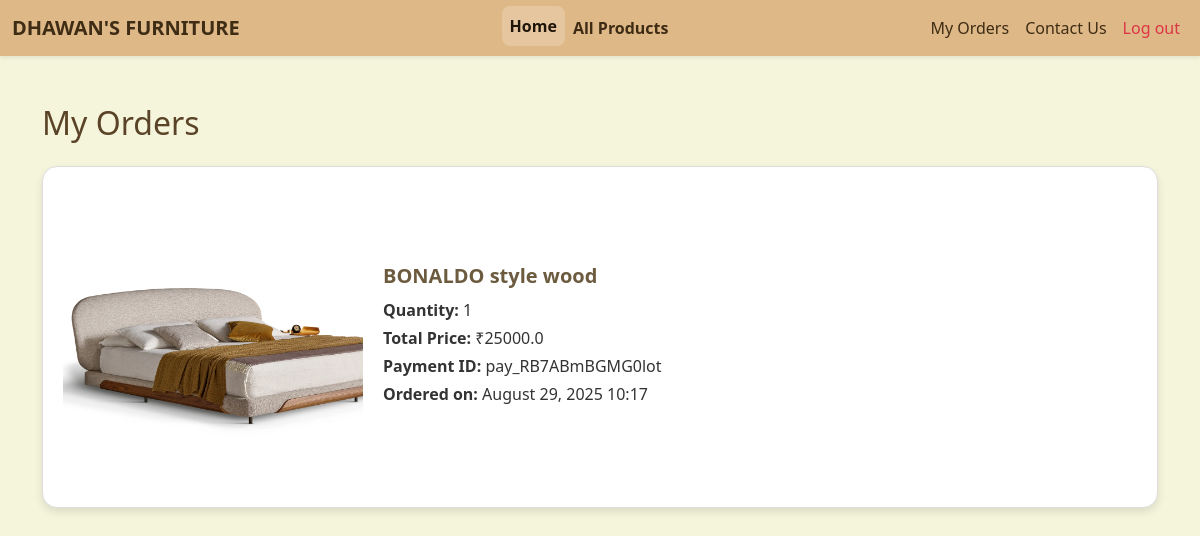
The app's page /myorder/ (signed in), older data.
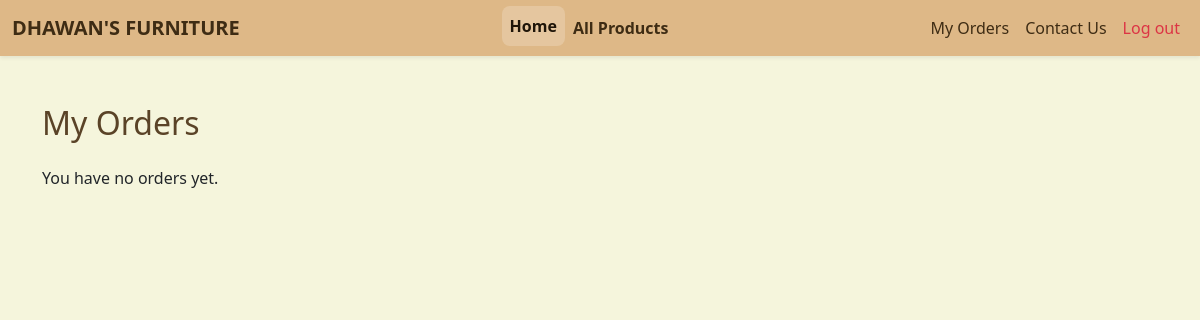
The same page, newer data.
### myApp/models.py (models this page shows, shortened)
class cart(models.Model):
    user=models.ForeignKey(userregister, on_delete=models.CASCADE)
    product=models.ForeignKey(Product, on_delete=models.CASCADE)
    quantity= models.PositiveIntegerField(default=1)
    added_at= models.DateTimeField(auto_now_add=True)
    payment_id=models.CharField(max_length=100,null=True,blank=True)
    def total_price(self):
        return float(self.product.price) * self.quantity

class Product(models.Model):
    name=models.CharField(max_length=100)
    category=models.ForeignKey(category,on_delete=models.CASCADE)
    price=models.DecimalField(max_digits=10,decimal_places=2)
    quantity=models.PositiveBigIntegerField()
    company=models.CharField(max_length=100)
    Image=models.ImageField()

### myApp/views.py (the view)
# urls.py: path('myorder/', views.my_orders, name='my_orders'),
def my_orders(request):
    user_id = userregister.objects.get(email=request.session['email'])
    if not user_id:
        return redirect('login')
    orders = cart.objects.filter(user=user_id, payment_id__isnull=False)
    context = {
        'orders': orders
    }
    return render(request, 'myorder.html', context)

### templates/myorder.html (shortened to what this page needs)
{% include 'navbar.html' %}
<!DOCTYPE html>
<html>
<head>
    <link href="https://cdn.jsdelivr.net/npm/bootstrap@5.3.0/dist/css/bootstrap.min.css" rel="stylesheet" />
</head>
<body>
<div class="container mt-5">
    <h2 class="mb-4" style="color: #5a4327;">My Orders</h2>
    {% if orders %}
        {% for order in orders %}
            <div class="order-card d-flex align-items-center">
                <img src="{{ order.product.Image.url }}" alt="Product Image" class="order-image" />
                <div class="order-details">
                    <h5>{{ order.product.name }}</h5>
                    <p><strong>Quantity:</strong> {{ order.quantity }}</p>
                    <p><strong>Total Price:</strong> ₹{{ order.total_price }}</p>
                    <p><strong>Payment ID:</strong> {{ order.payment_id }}</p>
                    <p><strong>Ordered on:</strong> {{ order.added_at|date:"F d, Y H:i" }}</p>
                </div>
            </div>
        {% endfor %}
    {% else %}
        <p>You have no orders yet.</p>
    {% endif %}
</div>
</body>
</html>

### templates/navbar.html (shortened to what this page needs)
<!doctype html>
<html lang="en">
  <head>
    <link href="https://cdn.jsdelivr.net/npm/bootstrap@5.3.7/dist/css/bootstrap.min.css" rel="stylesheet">
  </head>
  <body>
    <nav class="navbar navbar-expand-lg navbar-custom shadow-sm">
      <div class="container-fluid">
        <a class="navbar-brand" href="#"><b>DHAWAN'S FURNITURE</b></a>
        <div class="collapse navbar-collapse" id="navbarSupportedContent">
          <ul class="navbar-nav me-auto ms-auto mb-2 mb-lg-0">
            <li class="nav-item">
              <a class="nav-link active" aria-current="page" href="home_page"><B>Home</B></a>
            </li>
            <li class="nav-item">
              <a class="nav-link" href="{% url 'Allproducts' %}"><b>All Products</b></a>
            </li>
          </ul>
          <ul class="navbar-nav mb-2 mb-lg-0">
            <li class="nav-item">
              <a class="nav-link" href="myorder">My Orders</a>
            </li>
            <li class="nav-item">
              <a class="nav-link" href="contact_us">Contact Us</a>
            </li>
            <li class="nav-item">
              <a class="nav-link text-danger" href="{% url 'login' %}">Log out</a>
            </li>
          </ul>
        </div>
      </div>
    </nav>
  </body>
</html>

### templates/navbar.html (style rules this page uses)
body { margin: 0; font-family: 'Segoe UI', Tahoma, Geneva, Verdana, sans-serif; background-color: #f5f5dc; }
.navbar-custom { background-color: #deb887; }
.navbar-brand { font-weight: 800; font-size: 1.8rem; color: #3e2c14 !important; }
.nav-link { color: #3e2c14 !important; font-weight: bold; padding: 0.6rem 1rem; transition: 0.3s ease; border-radius: 0.5rem; }
.nav-link:hover, .nav-link.active { background-color: rgba(255, 255, 255, 0.2); color: #1f1509 !important; transform: translateY(-2px); }

### templates/myorder.html (style rules this page uses)
body { background: linear-gradient(135deg, #f5f5dc, beige); font-family: 'Segoe UI', Tahoma, Geneva, Verdana, sans-serif; }

Row changes from the older to the newer data that the page shows:
removed cart: product.Image (picture), product.name "BONALDO style wood", quantity "1", total_price "25000.0", payment_id "pay_RB7ABmBGMG0lot", added_at "August 29, 2025 10:17"
Text that changed along with them:
text now shown: "You have no orders yet."
